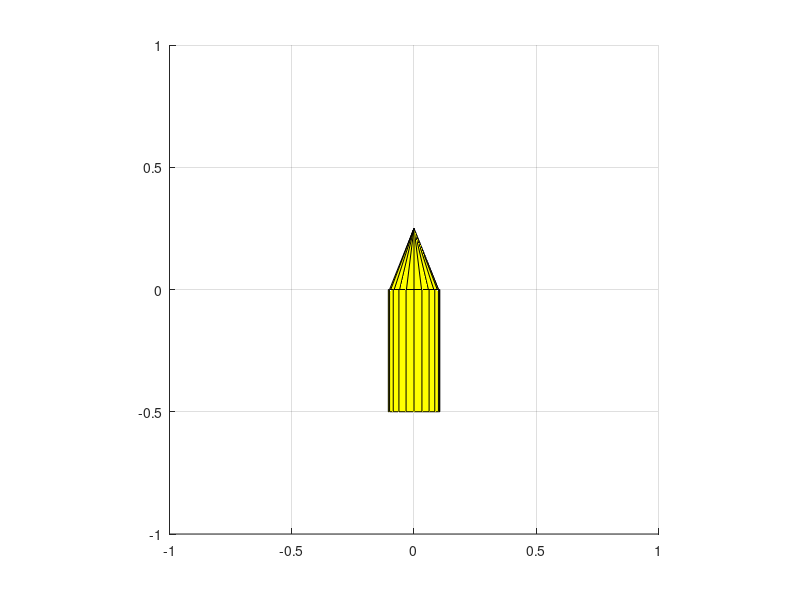

Recreate this plot in MATLAB.
clear;

axis equal;
axis([-1 1 -1 1 -1 1]);
grid on;

% Draw simple airplane made of cones and cylinders
[xc, yc, zc] = cylinder([0.1 0]);   % Cone
[x,   y,  z] = cylinder(); % Cylinder

h(1) = surface(xc,    0.25*zc,     -yc, 'FaceColor', 'yellow');
h(2) = surface(0.105*x,-0.5*z, 0.105*y, 'FaceColor', 'yellow');

t = hgtransform;
set(h, 'Parent', t); 
